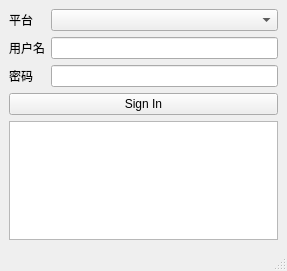
<?xml version="1.0" encoding="UTF-8"?>
<ui version="4.0">
 <class>MainWindow</class>
 <widget class="QMainWindow" name="MainWindow">
  <property name="geometry">
   <rect>
    <x>0</x>
    <y>0</y>
    <width>287</width>
    <height>271</height>
   </rect>
  </property>
  <property name="windowTitle">
   <string>MainWindow</string>
  </property>
  <widget class="QWidget" name="centralwidget">
   <layout class="QHBoxLayout" name="horizontalLayout">
    <item>
     <layout class="QVBoxLayout" name="verticalLayout">
      <item>
       <layout class="QFormLayout" name="formLayout">
        <item row="0" column="0">
         <widget class="QLabel" name="platformLabel">
          <property name="text">
           <string>平台</string>
          </property>
         </widget>
        </item>
        <item row="0" column="1">
         <widget class="QComboBox" name="platformComboBox"/>
        </item>
        <item row="1" column="0">
         <widget class="QLabel" name="user_nameLabel">
          <property name="text">
           <string>用户名</string>
          </property>
         </widget>
        </item>
        <item row="1" column="1">
         <widget class="QLineEdit" name="user_nameLineEdit"/>
        </item>
        <item row="2" column="0">
         <widget class="QLabel" name="user_pwdLabel">
          <property name="text">
           <string>密码</string>
          </property>
         </widget>
        </item>
        <item row="2" column="1">
         <widget class="QLineEdit" name="user_pwdLineEdit"/>
        </item>
       </layout>
      </item>
      <item>
       <widget class="QPushButton" name="signin">
        <property name="text">
         <string>Sign In</string>
        </property>
       </widget>
      </item>
      <item>
       <widget class="QTextBrowser" name="textBrowser"/>
      </item>
     </layout>
    </item>
   </layout>
  </widget>
  <widget class="QMenuBar" name="menubar">
   <property name="geometry">
    <rect>
     <x>0</x>
     <y>0</y>
     <width>287</width>
     <height>23</height>
    </rect>
   </property>
  </widget>
  <widget class="QStatusBar" name="statusbar"/>
 </widget>
 <resources/>
 <connections/>
</ui>
